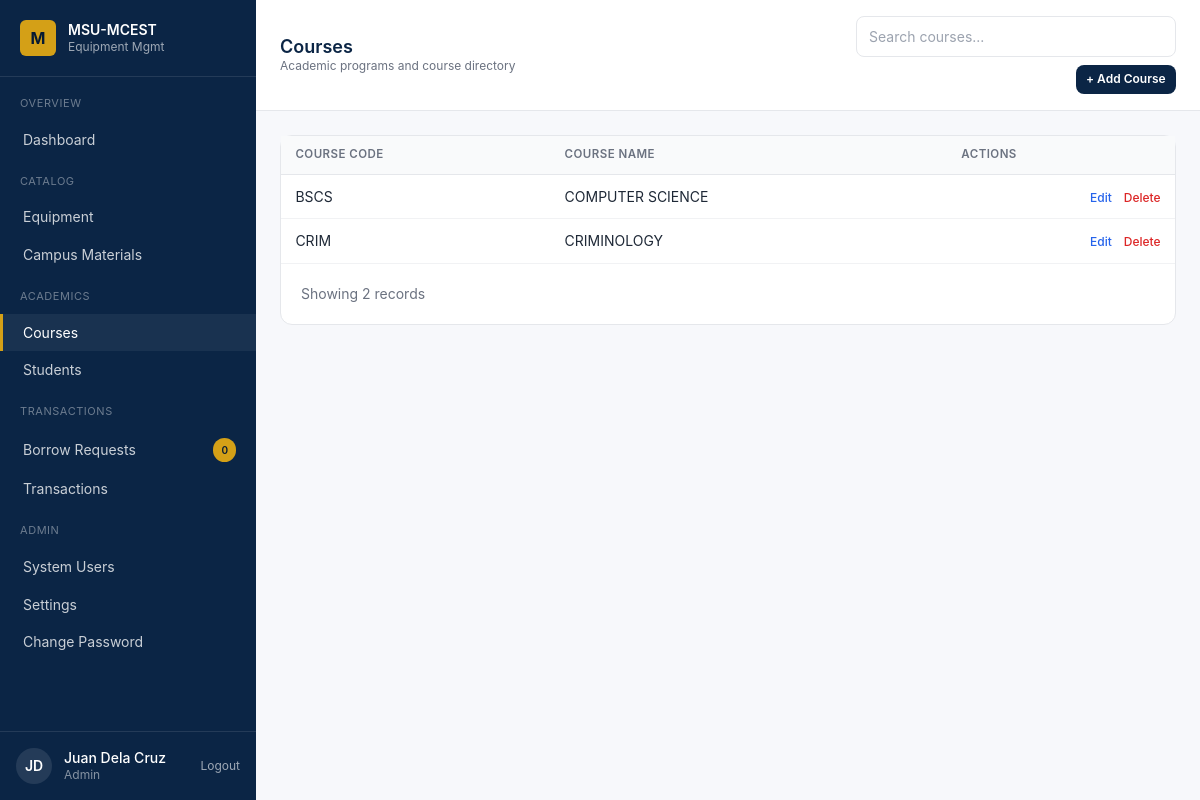
/pages/courses.php (signed in), run on the app's committed database.
### tables this page shows
CREATE TABLE `users` (
  `user_id` int(11) NOT NULL,
  `student_id` int(11) DEFAULT NULL,
  `official_id` varchar(50) DEFAULT NULL,
  `username` varchar(100) NOT NULL,
  `password` varchar(255) NOT NULL,
  `role` enum('student','admin','faculty') DEFAULT 'student',
  `is_default_password` tinyint(1) DEFAULT 1,
  `is_active` tinyint(1) DEFAULT 1,
  `last_login` timestamp NULL DEFAULT NULL,
  `created_at` timestamp NOT NULL DEFAULT current_timestamp()
);

CREATE TABLE `master_list` (
  `student_id` int(11) NOT NULL,
  `first_name` varchar(100) NOT NULL,
  `last_name` varchar(255) NOT NULL,
  `course_code` varchar(20) DEFAULT NULL,
  `year_level` varchar(50) DEFAULT NULL,
  `created_at` timestamp NOT NULL DEFAULT current_timestamp()
);

CREATE TABLE `course` (
  `course_code` varchar(20) NOT NULL,
  `course_name` varchar(20) DEFAULT NULL
);

### partials/page-data.php (called while the page is built, shortened)
<?php
require_once __DIR__ . '/../process/_helpers.php';
function h($value)
{
    return htmlspecialchars((string) ($value ?? ''), ENT_QUOTES, 'UTF-8');
}
function one_value($sql, array $params = [])
{
    global $pdo;
    $stmt = $pdo->prepare($sql);
    $stmt->execute($params);
    return $stmt->fetchColumn();
}
function all_rows($sql, array $params = [])
{
    global $pdo;
    $stmt = $pdo->prepare($sql);
    $stmt->execute($params);
    return $stmt->fetchAll();
}
function current_user()
{
    return all_rows(
        'SELECT u.*, m.first_name, m.last_name, m.course_code, m.year_level
         FROM users u
         LEFT JOIN master_list m ON m.student_id = u.student_id
         WHERE u.user_id = ?
         LIMIT 1',
        [$_SESSION['user_id']]
    )[0] ?? null;
}
function user_full_name($user)
{
    $name = trim(($user['first_name'] ?? '') . ' ' . ($user['last_name'] ?? ''));
    return $name !== '' ? $name : ($user['username'] ?? 'User');
}
function initials($name)
{
    $parts = preg_split('/\s+/', trim($name), -1, PREG_SPLIT_NO_EMPTY);
    $letters = '';
    foreach (array_slice($parts, 0, 2) as $part) {
        $letters .= strtoupper(substr($part, 0, 1));
    }
    return $letters ?: 'U';
}
function pending_request_count()
{
    return (int) one_value('SELECT COUNT(*) FROM borrow_request WHERE status = "PENDING"');
}
$currentUser = current_user();
$currentName = $currentUser ? user_full_name($currentUser) : 'User';
$currentInitials = initials($currentName);
$canManageBorrowWorkflow = can_manage_borrow_workflow($currentUser['role'] ?? ($_SESSION['role'] ?? ''));
$canManageUserRoles = can_manage_user_roles($currentUser['role'] ?? ($_SESSION['role'] ?? ''));
$pendingCount = pending_request_count();

### process/_helpers.php (called while the page is built, shortened)
<?php
function can_manage_borrow_workflow($role)
{
    return $role === 'admin';
}
function can_manage_user_roles($role)
{
    return $role === 'admin';
}

### pages/courses.php (the view, shortened to what this page needs)
<?php
require_once __DIR__ . '/../partials/page-data.php';
$courseRows = all_rows('SELECT * FROM course ORDER BY course_code');
?>
<!doctype html>
<html lang="en">
<head>
  <script src="https://cdn.tailwindcss.com"></script>
  <link rel="stylesheet" href="../css/app.css" />
</head>
<body class="min-h-screen bg-surface">
<aside class="sidebar hidden md:flex md:flex-col w-64 bg-navy text-white fixed inset-y-0 left-0 z-30">
  <div class="px-5 py-5 border-b border-white/10 flex items-center gap-3">
    <div class="w-9 h-9 rounded-md bg-gold text-navy-dark grid place-items-center font-bold">M</div>
    <div>
      <div class="text-sm font-semibold leading-tight">MSU-MCEST</div>
      <div class="text-xs text-white/60">Equipment Mgmt</div>
    </div>
  </div>
  <nav class="flex-1 py-4 text-sm">
    <p class="px-5 mt-3 first:mt-0 text-[11px] uppercase tracking-wider text-white/40 mb-2">Overview</p>
    <a href="admin-dashboard.php" class="nav-link">Dashboard</a>
    <p class="px-5 mt-3 first:mt-0 text-[11px] uppercase tracking-wider text-white/40 mb-2">Catalog</p>
    <a href="equipment.php" class="nav-link">Equipment</a>
    <a href="materials.php" class="nav-link">Campus Materials</a>
    <p class="px-5 mt-3 first:mt-0 text-[11px] uppercase tracking-wider text-white/40 mb-2">Academics</p>
    <a href="courses.php" class="nav-link active">Courses</a>
    <a href="students.php" class="nav-link">Students</a>
    <?php if ($canManageBorrowWorkflow): ?>
    <p class="px-5 mt-3 first:mt-0 text-[11px] uppercase tracking-wider text-white/40 mb-2">Transactions</p>
    <a href="requests.php" class="nav-link flex items-center">Borrow Requests<span class="ml-auto text-[10px] bg-gold text-navy-dark font-semibold px-2 py-0.5 rounded-full"><?php echo $pendingCount; ?></span></a>
    <a href="transactions.php" class="nav-link">Transactions</a>
    <?php endif; ?>
    <p class="px-5 mt-3 first:mt-0 text-[11px] uppercase tracking-wider text-white/40 mb-2">Admin</p>
    <?php if ($canManageUserRoles): ?>
    <a href="users.php" class="nav-link">System Users</a>
    <?php endif; ?>
    <a href="admin-settings.php" class="nav-link">Settings</a>
    <a href="change-password.php" class="nav-link">Change Password</a>
  </nav>
  <div class="p-4 border-t border-white/10 flex items-center gap-3">
    <div class="w-9 h-9 rounded-full bg-white/10 grid place-items-center text-sm font-semibold"><?php echo h($currentInitials); ?></div>
    <div class="text-sm leading-tight">
      <div class="font-medium"><?php echo h($currentName); ?></div>
      <div class="text-white/50 text-xs"><?php echo h(ucfirst($currentUser['role'] ?? 'user')); ?></div>
    </div>
    <a href="../process/logout.php" class="ml-auto text-white/60 hover:text-gold text-xs" data-confirm="Log out now?">Logout</a>
  </div>
</aside>
  <div class="md:ml-64 main-shift page-fade">
    <header class="bg-white border-b border-gray-200 sticky top-0 z-10">
      <div class="px-6 py-4 flex flex-wrap items-center gap-4">
        <div class="min-w-0">
          <h1 class="text-lg font-semibold text-navy leading-tight whitespace-nowrap">Courses</h1>
          <p class="text-xs text-gray-500">Academic programs and course directory</p>
        </div>
        <div class="ml-auto flex items-center gap-2 flex-wrap justify-end"><input class="input max-w-xs" placeholder="Search courses..." data-search-target="#coursesTable" /><button class="btn btn-primary btn-sm" data-modal-open="addCourseModal">+ Add Course</button></div>
      </div>
    </header>
    <main class="p-6 space-y-6">
      <section class="card">
        <div class="overflow-x-auto" id="coursesTable">
          <table class="table">
            <thead><tr>
              <th>Course Code</th><th>Course Name</th><th class="text-right">Actions</th>
            </tr></thead>
            <tbody>
              <?php if (!$courseRows): ?>
                <tr><td colspan="3"><div class="empty"><div class="icon">-</div><p class="font-medium text-gray-700">No courses yet</p><p class="text-sm">Add courses or import from CSV.</p></div></td></tr>
              <?php else: foreach ($courseRows as $course): ?>
                <tr data-searchable>
                  <td><?php echo h($course['course_code']); ?></td>
                  <td><?php echo h($course['course_name']); ?></td>
                  <td class="text-right space-x-2">
                    <button type="button" class="text-blue-600 hover:text-blue-800 text-xs font-medium" data-modal-open="addCourseModal" data-edit-course data-code="<?php echo h($course['course_code']); ?>" data-name="<?php echo h($course['course_name']); ?>">Edit</button>
                    <form method="POST" action="../process/courses.php" class="inline" onsubmit="return confirm('Delete this course?');">
                      <button class="text-red-600 hover:text-red-800 text-xs font-medium">Delete</button>
                    </form>
                  </td>
                </tr>
              <?php endforeach; endif; ?>
            </tbody>
          </table>
        </div>
        <div class="card-body flex items-center justify-between text-sm text-gray-500">
          <p>Showing <?php echo count($courseRows); ?> records</p>
        </div>
      </section>
    </main>
  </div>
</body>
</html>

### css/app.css (style rules this page uses)
html, body { height: 100%; }
body { font-family: 'Inter', system-ui, -apple-system, Segoe UI, Roboto, sans-serif; background: #F7F8FB; color: #111827; }
.page-fade { opacity: 1; transition: opacity .2s ease; }
.js-ready .page-fade { opacity: 0; }
.js-ready .page-fade.is-ready { opacity: 1; }
.nav-link { display: flex; align-items: center; gap: .625rem; padding: .55rem 1.25rem; color: rgba(255,255,255,.78); border-left: 3px solid transparent; }
.nav-link.active { background: rgba(255,255,255,.06); color: #fff; border-left-color: #D4A017; }
.input, .select, .textarea { width: 100%; border: 1px solid #E5E7EB; background: #fff; border-radius: .5rem; padding: .55rem .75rem; font-size: .875rem; color: #111827; }
.btn { display:inline-flex; align-items:center; justify-content:center; gap:.5rem; padding:.55rem 1rem; border-radius:.5rem; font-size:.875rem; font-weight:600; white-space:nowrap; transition: background .15s ease, color .15s ease, border-color .15s ease; }
.btn-primary { background:#0B2545; color:#fff; }
.btn-sm { padding:.35rem .65rem; font-size:.75rem; }
.card { background:#fff; border:1px solid #E5E7EB; border-radius:.75rem; }
.card-body { padding:1.25rem; }
.table { width:100%; border-collapse:separate; border-spacing:0; font-size:.875rem; }
.table thead th { text-align:left; font-weight:600; font-size:.72rem; text-transform:uppercase; letter-spacing:.04em; color:#6B7280; background:#F9FAFB; padding:.65rem .9rem; border-bottom:1px solid #E5E7EB; }
.table tbody td { padding:.7rem .9rem; border-bottom:1px solid #F1F2F4; color:#1F2937; vertical-align: middle; }

### data on the page
users: student.last_name "JD", student.last_name "Juan Dela Cruz", role "Admin"
course: course_code "BSCS", course_name "COMPUTER SCIENCE"
course: course_code "CRIM", course_name "CRIMINOLOGY"

### other printed values
$pendingCount "0"
count($courseRows) "2"
